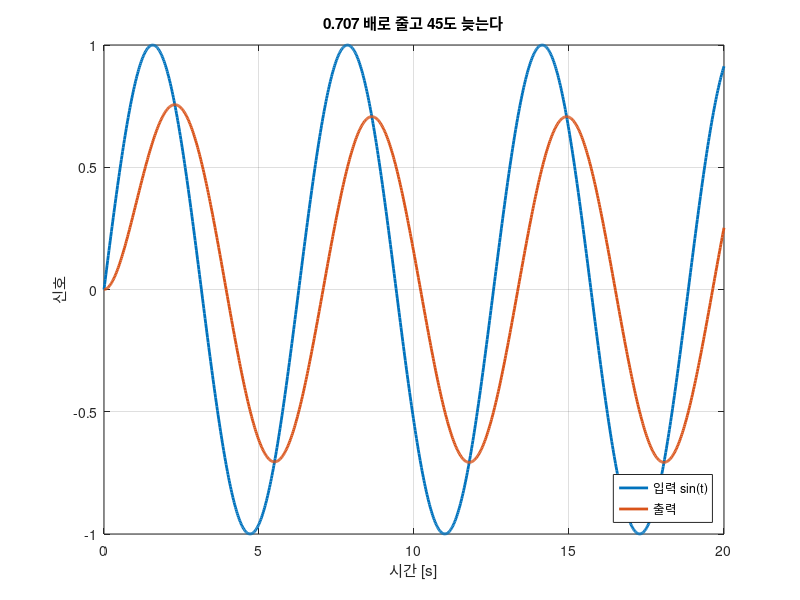

This chart was generated by the following MATLAB code: (Note: this script raises an error after producing the figure.)
%% 9주차 — 주파수응답: 사인을 넣어 보면
% **제어시스템설계** · 충남대학교 자율운항시스템공학과
%
%
% **참고자료 — 먼저 볼 것**
%
% 아래 다섯 과목은 **이 강의의 담당교수가 직접 한 강의**입니다.
% 기초부터 대학원 과정까지 이어지므로 부족한 곳부터 보면 됩니다.
% 이 강의에서 쓰는 기호와 유도는 모두 그 안에서 자세히 다룹니다.
%
% | # | 과목 | 수준 | 언어 | 영상 | 강의자료·코드 |
% |---|---|---|---|---|---|
% | 1 | **제어공학** — 기초. 전달함수, 피드백, 안정도, 근궤적, PID | 학부 | KO | [재생목록](https://youtube.com/playlist?list=PLFaUxNRM4BvJMpF9HZS-Mp8tDv9dTdglk) | [드라이브](https://drive.google.com/drive/folders/1TNIPDNtS_Iy8li-olka5WJslSXDYf0aT) |
% | 2 | **제어시스템설계** — 해석이 아니라 설계. 사양, 루프 성형, 이산 구현 | 학부 | KO | [재생목록](https://youtube.com/playlist?list=PLFaUxNRM4BvIGroZ5rgn7x08F7C79d9WZ) | [드라이브](https://drive.google.com/drive/folders/11m5Xxl_PHJvxgHghLSP-jhCpmRpbvoXh) |
% | 3 | **제어공학특론** — 좌표계, 6자유도 운동방정식, 회전행렬과 오일러각, 선형화 | 대학원 | EN | [재생목록](https://youtube.com/playlist?list=PLFaUxNRM4BvJmvF2ljx4KM5dj1P5jEcw0) | [드라이브](https://drive.google.com/drive/folders/1GUxbbONl916lNd0ggnFnXrNwNkd13-2-) |
% | 4 | **센서신호처리 및 융합** — 센서 모델, 잡음, 추정, 다중센서 융합 | 대학원 | EN | [재생목록](https://youtube.com/playlist?list=PLFaUxNRM4BvK-aP2Gdoyp5-AWvMn7Fo8E) | [드라이브](https://drive.google.com/drive/folders/1MEVJP7TzMcm8w6TZwUjhWJtL34WeNY3u) |
% | 5 | **캡스톤디자인** — 이동체 프로젝트를 처음부터 끝까지 | 학부 | KO | [재생목록](https://youtube.com/playlist?list=PLFaUxNRM4BvLu7L0pDoLzDXTv8mm6rCmj) | [드라이브](https://drive.google.com/drive/folders/1haIQejlJfrdhtOuof-MpffR9ydVscXZS) |
%
% **MATLAB 이나 Simulink 가 아직 익숙하지 않다면** 실습에 들어가기 전에 아래를 먼저 하십시오.
% 무료이고 각각 몇 시간이면 끝납니다.
%
% | 도구 | 학습 자료 |
% |---|---|
% | MATLAB | [MATLAB Onramp](https://matlabacademy.mathworks.com/kr/details/matlab-onramp/gettingstarted) · [Core MATLAB Skills](https://matlabacademy.mathworks.com/details/core-matlab-skills/lpmlcms) |
% | Simulink | [Simulink Onramp](https://matlabacademy.mathworks.com/kr/details/simulink-onramp/simulink) · 담당교수 Simulink 강의 [1편](https://youtu.be/a-afHg_fSaU) · [2편](https://youtu.be/070Yn0Hw5a0) |
%
% 지난 주까지는 **시간**으로 봤습니다. 계단을 넣고 얼마나 빨리, 얼마나 흔들리며
% 따라오는지를 봤습니다.
%
% 오늘부터는 **주파수**로 봅니다. 사인을 넣고 크기와 위상이 어떻게 달라지는지 봅니다.
%
% 왜 굳이 다른 눈으로 보는가 — 세 가지 이유가 있습니다.
%
% - **모델이 없어도 잴 수 있다.** 사인파를 넣어 보면 되니까 실험만으로 얻는다
% - **곱셈이 덧셈이 된다.** 여러 블록이 이어진 시스템을 손으로 그릴 수 있다
% - **여유를 숫자로 준다.** 모델이 조금 틀려도 버티는지를 10주차에서 본다
if isempty(which('plant_msd'))   % 경로가 아직 등록 안 되었으면 알아서 잡는다
    p_ = pwd;
    if ~isempty(mfilename('fullpath')), p_ = fileparts(mfilename('fullpath')); end
    for k_ = 1:4
        if isfile(fullfile(p_,'setup_path.m')), run(fullfile(p_,'setup_path.m')); break; end
        p_ = fileparts(p_);
    end
    clear p_ k_
end
clc; close all;
s = tf('s');
%% 0-0. 오늘 돌려 볼 파일
% 강의노트를 읽다가 **직접 값을 바꿔 보고 싶을 때** 여는 파일들입니다.
% 모두 `W09_Bode` 폴더 안에 있습니다.
%
% | 파일 | 실행 결과 | 학습 목표 |
% |---|---|---|
% | `W09_01_sine_to_bode.m` | 여러 주파수의 사인을 `lsim` 으로 넣고 정상상태에서 크기비·위상지연을 **직접 재서** `bode` 곡선 위에 찍는다 | 보드 선도가 **잰 값을 모아 놓은 것**임을 |
% | `W09_02_bode_asymptotes.m` | 전달함수를 인수로 쪼개 점근선을 하나씩 그리고 합산 | 손으로 보드 선도를 **그리는 법** |
% | `W09_03_run_simulink.m` | 사인 주파수를 `logspace` 로 훑으며 `sim` 을 반복하고 진폭·위상을 자동 추출 | 모델 없이 **실험만으로** 보드 선도를 얻는 법 |
% | `W09_SineSweep.slx` | 사인 소스 $\to$ 플랜트 $\to$ 로깅. 아주 단순한 모델 | 측정 대상은 그냥 **열린 시스템**임 |
% | `W09_build_model.m` | 위 `.slx` 를 코드로 다시 만든다 | 모델이 깨졌을 때 되살리는 법 |
%
% 오늘 처음 쓰는 도우미 함수 두 개도 `common/` 에 있습니다.
%
% | 함수 | 기능 |
% |---|---|
% | `freq_scan(G, w)` | 주파수마다 사인을 넣어 **크기비와 위상지연을 실제로 재서** 표로 돌려준다 |
% | `dg_sine_io(w)` | 위 0절의 "사인 넣고 사인 나오는" 그림을 그린다 |
%
% 실행하는 법 — 파일을 열고 절 안에서 `Ctrl+Enter` 를 누르면 그 절만 돕니다.
% 전체는 `F5` 입니다. 처음 한 번은 `setup_path` 를 먼저 실행하십시오.
%
% 이 강의노트의 **그림은 전부** `make_figures.m` 이 만들어 `common/figures/` 에
% 넣어 둔 것입니다. 그림마다 어느 함수가 만들었는지 아래에 적어 두었습니다.
%% 0. 오늘 한 장 요약
% 오늘 배우는 것을 한 문장으로 적으면 이렇습니다.
%
% **선형 시불변 시스템에 사인을 넣으면 같은 주파수의 사인이 나온다.
% 달라지는 것은 크기와 위상뿐이고, 그 둘을 주파수마다 모은 것이 보드 선도다.**
%
% ![사인을 넣으면 크기와 위상만 달라진 사인이 나온다](w09_sine_io.png)
%
% **그림 파일** `w09_sine_io.png` — `common/dg_sine_io.m` 의 `dg_sine_io`
%   · 다시 만들려면 `make_figures('w09_sine_io')`
%
% **만드는 곳** — `common/dg_sine_io.m` (`make_figures('w09_sine_io')`).
% 명령창에서 `dg_sine_io(3)` 처럼 다른 주파수로 직접 불러도 됩니다
% **직접 바꿔 보려면** — `W09_01_sine_to_bode.m` 의 **1절**에서 `w` 를
% $0.1$, $1$, $10$ 으로 바꿔 실행
%
% 그림 해석 — **이 표를 그대로 읽으면 오늘 0절 설명이 됩니다**
%
% | 관찰 위치 | 관찰 내용 | 해석 |
% |---|---|---|
% | 파란 곡선 | 입력 $\sin(\omega t)$, 진폭 $1$ | 우리가 넣는 것 |
% | 빨간 곡선 | 출력 | 시스템이 내놓는 것 |
% | 두 곡선의 **모양** | 둘 다 똑같은 사인파다 | **모양은 안 바뀐다.** 이것이 오늘의 출발점 |
% | 두 곡선이 $0$ 을 지나는 간격 | 항상 같다 | **주파수도 안 바뀐다** |
% | 빨간 봉우리 높이 | $0.707$ | 크기가 $0.707$ 배로 줄었다. 이것이 $|G|$ |
% | 위쪽 가로 막대 | $0.785$ 초 | 빨간 곡선이 파란 곡선보다 이만큼 늦다 |
% | 그 막대의 각도 표시 | $-45.0$ 도 | 한 주기 $6.28$ 초의 $1/8$ 이 $45^\circ$ |
% | 두 곡선의 처음 구간 | 빨간 곡선이 $-0.5$ 에서 시작 | 아직 정상상태가 아니다. **재는 것은 뒤쪽** |
%
% $|G| = 0.707$ 과 위상 $-45^\circ$ — 이 **두 숫자**가 주파수 $\omega=1$ 에서
% 이 시스템을 완전히 설명합니다. 주파수를 바꿔 가며 이 두 숫자를 모으면
% 그것이 보드 선도입니다.
%
% 오늘의 계단
%
% - **1~2절** 사인을 넣으면 무슨 일이 생기는가
% - **3절** 크기와 위상을 어떻게 재는가
% - **4절** 보드 선도 — 왜 dB 와 로그축인가
% - **5절** 손으로 그리는 법 (네 조각과 점근선)
% - **6절** 2차 항의 봉우리
% - **7절** Simulink 로 직접 재 보기
%% 0-1. 가장 작은 예부터
% 파라미터가 하나뿐인 시스템으로 시작합니다.
%
% $$G(s) = \frac{1}{s+1}$$
%
% 여기에 $\omega = 1$ 인 사인을 넣으면 어떻게 되는지 봅니다.
% 손으로 계산할 수 있습니다. $s$ 자리에 $j\omega = j$ 를 넣기만 하면 됩니다.
%
% $$G(j1) = \frac{1}{j+1}$$
%
% 크기는 분모의 크기로 나누면 되고
%
% $$|G(j1)| = \frac{1}{|1+j|} = \frac{1}{\sqrt{2}} \approx 0.707$$
%
% 위상은 분모의 각을 빼면 됩니다.
%
% $$\angle G(j1) = -\angle(1+j) = -45^\circ$$
%
% 즉 **크기는 0.707 배로 줄고, 45도 늦게 따라온다** 는 뜻입니다.
% 정말 그런지 코드로 확인합니다.
G0 = 1/(s+1);
w0 = 1;
G0jw = freqresp(G0, w0);
mag_hand = 1/sqrt(2)                 % 손계산한 크기
mag_matlab = abs(G0jw)               % MATLAB 이 구한 크기
phase_matlab = rad2deg(angle(G0jw))  % 위상 [도]
t = (0:0.02:20)';
u = sin(w0*t);
y = lsim(G0, u, t);
plot(t, u, 'LineWidth', 2); hold on;
plot(t, y, 'LineWidth', 2); grid on;
xlabel('시간 [s]'); ylabel('신호');
legend('입력 sin(t)', '출력', 'Location','southeast');
title('0.707 배로 줄고 45도 늦는다');
%% 0-2. 45도가 얼마나 늦는 것인가
% 위상은 각도지만 실제로는 **시간지연**입니다. 바꾸는 법은 간단합니다.
%
% $$\text{시간지연} = \frac{\text{위상}[\mathrm{rad}]}{\omega}$$
%
% 위 예에서 $45^\circ = \pi/4$ 라디안이고 $\omega = 1$ 이므로
% $\pi/4 \approx 0.785$ 초 늦습니다.
%
% **주의할 점** — 같은 위상이라도 주파수가 다르면 시간지연이 다릅니다.
% 주파수가 두 배면 같은 각도라도 지연은 절반입니다.
w = [0.5 1 2 10]';          % 주파수 [rad/s]
delay = (pi/4)./w;          % 45 도가 뜻하는 시간 지연 [s]

table(w, delay)
%% 1. 왜 사인인가
% 계단이나 임펄스가 아니라 왜 하필 사인인가.
%
% 이유는 하나입니다. **선형 시불변 시스템에서 사인만이 모양을 유지합니다.**
%
% - 계단을 넣으면 출력은 계단이 아니다 (지수함수가 섞인 곡선이 나온다)
% - 임펄스를 넣으면 출력은 임펄스가 아니다
% - **사인을 넣으면 출력도 사인이다.** 크기와 위상만 달라진다
%
% 모양이 유지되므로 "무엇이 달라졌는가" 를 숫자 **두 개**로 요약할 수 있습니다.
% 그 두 숫자가 크기비와 위상차입니다.
%
% 그리고 푸리에가 알려 준 대로 어떤 신호든 사인의 합으로 쓸 수 있으므로,
% 사인 하나에 대한 답을 알면 **모든 신호에 대한 답을 아는 것**입니다.
%% 2. 정말 사인이 나오는가 — 유도
% 말로만 하지 말고 식으로 확인합니다.
%
% 입력이 $u(t) = \sin(\omega t)$ 이면 라플라스 변환은
%
% $$U(s) = \frac{\omega}{s^2 + \omega^2} = \frac{\omega}{(s-j\omega)(s+j\omega)}$$
%
% 출력은 $Y(s) = G(s)U(s)$ 이므로 부분분수로 쪼개면 이렇게 됩니다.
%
% $$Y(s) = \frac{A}{s - j\omega} + \frac{\bar{A}}{s + j\omega}
%          + (\text{G 의 극점에서 오는 항들})$$
%
% 오른쪽 괄호의 항들은 $G$ 의 극점이 좌반면에 있으면 **시간이 지나면 사라집니다.**
% 남는 것은 앞의 두 항뿐이고, 이것이 정상상태 응답입니다.
%
% 계수 $A$ 를 구하면
%
% $$A = \left. (s - j\omega)\,\frac{G(s)\,\omega}{(s-j\omega)(s+j\omega)}
%     \right|_{s = j\omega} = \frac{G(j\omega)}{2j}$$
%
% 이것을 되돌리면 결국
%
% $$y_{ss}(t) = |G(j\omega)|\,\sin\left(\omega t + \angle G(j\omega)\right)$$
%
% **결론** — 정상상태 사인응답의 크기비와 위상차는 그냥 $G(s)$ 에
% $s = j\omega$ 를 넣은 값입니다. 외울 것도 없습니다.
%% 2-1. 앞 주차와 이어 보기
% 같은 이야기가 계속 반복되고 있습니다.
%
% - **계단**의 정상상태 $\rightarrow$ $G(0)$ 을 본다 (5주차 `dcgain`)
% - **사인**의 정상상태 $\rightarrow$ $G(j\omega)$ 를 본다 (오늘)
%
% 둘 다 "입력의 극점 자리에 $s$ 를 넣는다" 는 같은 규칙입니다.
% 계단의 극점은 $s = 0$, 사인의 극점은 $s = \pm j\omega$ 이기 때문입니다.
%% 3. 크기와 위상을 어떻게 재는가
% 실험으로 잰다면 두 가지 방법이 있습니다.
%
% - **눈으로** — 진폭을 자로 재고, 꼭짓점이 얼마나 늦는지 본다.
%   직관적이지만 잡음이 있으면 부정확하다
% - **계산으로** — 신호에 $e^{-j\omega t}$ 를 곱해 적분한다.
%   푸리에 계수를 구하는 것과 같고, 잡음에 강해 실무에서 이 방법을 쓴다
%
% **반드시 지킬 것 하나** — 과도응답이 사라진 뒤에 재야 합니다.
% 처음 몇 주기는 $G$ 의 극점에서 오는 항이 섞여 있어 값이 틀립니다.
%
% 아래는 여러 주파수에서 실제로 재서 `bode` 곡선 위에 얹어 본 결과입니다.
%
% ![직접 잰 값(동그라미)이 bode 곡선 위에 정확히 놓인다](w09_measure.png)
%
% **그림 파일** `w09_measure.png` — `make_figures.m` 의 `fig_sine_measure`
%   · 다시 만들려면 `make_figures('w09_measure')`
%
% **만드는 곳** — `make_figures.m` 의 `fig_sine_measure`
% **직접 해 보려면** — `W09_01_sine_to_bode.m` 을 실행하면 `freq_scan` 이
% 주파수마다 사인을 넣어 재는 과정을 표로 찍어 줍니다
%
% 그림 해석
%
% | 관찰 위치 | 관찰 내용 | 해석 |
% |---|---|---|
% | 위 그림 파란 곡선 | `bode` 가 그린 크기 곡선 | MATLAB 이 **식으로** 계산한 것 |
% | 위 그림 빨간 동그라미 | 사인을 넣어 **직접 잰** 값 | `lsim` 으로 시뮬레이션해서 자로 잰 것 |
% | 동그라미가 곡선 **위에 정확히** 놓인 것 | 둘이 같다 | **보드 선도는 잰 값을 모은 것**이라는 증거 |
% | 위 그림 $\omega = 1$ 근처의 봉우리 | 약 $+15$ dB | 이 주파수에서 크기가 커진다 (공진) |
% | 위 그림 $\omega > 2$ 구간 | 오른쪽 아래로 곧게 떨어진다 | 빠른 신호는 못 따라간다 |
% | 위 그림 $\omega < 0.3$ 구간 | $0$ dB 로 평평 | 느린 신호는 그대로 통과 |
% | 아래 그림 왼쪽 끝 | 위상 $0^\circ$ | 느린 신호는 안 늦는다 |
% | 아래 그림 $\omega = 1$ | 위상 $-90^\circ$ | 정확히 사분의 일 주기 늦는다 |
% | 아래 그림 오른쪽 끝 | 위상 $-180^\circ$ | 반 주기 늦는다. **부호가 뒤집힌 셈** |
% | 아래 그림이 $\omega=1$ 근처에서 급하게 꺾이는 것 | 위상이 빠르게 변한다 | 감쇠비가 작다는 뜻 |
%
% **위아래 두 장이 한 세트입니다.** 크기만 보면 절반만 본 것입니다.
% 10주차의 안정여유는 이 **아래 그림**에서 나옵니다.
%% 3-1. `bode` — 주파수응답을 그리는 명령
% **오늘의 새 명령입니다.**
%
% 명령 정리
%
% - **원리** — 주파수 $\omega$ 를 훑으며 $G(j\omega)$ 를 계산해 크기와 위상을 그린다
% - **입력** — 전달함수. 주파수 벡터를 두 번째 인자로 줄 수도 있다
% - **출력** — 출력을 받지 않고 부르면 그림. 출력을 받으면 `[mag, phase, w]` 숫자
%
% 주의 세 가지
%
% - 출력으로 받은 `mag` 는 **dB 가 아니라 배율**이다. dB 로 보려면
%   `20*log10(mag)` 를 직접 해야 한다
% - `mag` 와 `phase` 는 3차원 배열로 나온다. `squeeze` 로 눌러야 그릴 수 있다
% - 위상은 $\pm 180^\circ$ 를 넘나들며 튈 수 있다. 필요하면 `unwrap` 을 쓴다
G1 = 10/(s*(s+1));
[mg, pg, wg] = bode(G1);
mg = squeeze(mg);  pg = squeeze(pg);
pick = round(linspace(1, numel(wg), 6));   % 촘촘한 주파수 점 가운데 여섯 개만 본다
w_bode   = wg(pick);
mag_bode = mg(pick);
dB_bode  = 20*log10(mag_bode);
ph_bode  = pg(pick);

table(w_bode, mag_bode, dB_bode, ph_bode)
bode(G1); grid on;
title('bode 로 그린 주파수응답');
%% 4. 왜 dB 이고 왜 로그축인가
% 두 가지 이유가 있고, 둘 다 실용적인 이유입니다.
%
% **이유 하나 — 곱셈이 덧셈이 된다**
%
% $$20\log_{10}|G_1 G_2| = 20\log_{10}|G_1| + 20\log_{10}|G_2|$$
%
% 전달함수는 대개 인수들의 곱입니다. 로그를 취하면 합이 되므로
% **조각마다 따로 그린 뒤 세로로 더하면** 전체가 됩니다.
% 5절의 손작도가 가능한 것이 순전히 이 성질 덕분입니다.
%
% **이유 둘 — 넓은 범위를 한 그림에**
%
% 크기가 $1000$ 배 차이 나도 dB 로는 $60$ 차이일 뿐입니다.
% 주파수도 마찬가지라서 로그축을 씁니다.
ratio = [0.01 0.1 0.5 1/sqrt(2) 1 2 10 100]';   % 배율
dB    = 20*log10(ratio);                        % 데시벨

table(ratio, dB)
%% 4-1. 기울기의 단위 — dB per decade
% 데케이드(decade)는 **주파수가 10 배가 되는 구간**입니다.
%
% - 적분기 $1/s$ : 주파수가 10 배가 되면 크기가 $1/10$ 이 되므로 $-20$ dB
%   $\rightarrow$ **-20 dB per decade**
% - 극점이 두 개면 $-40$, 세 개면 $-60$
%
% 즉 **기울기를 보면 극점이 몇 개인지 알 수 있습니다.**
% 이것이 실험 데이터에서 모델을 읽어 내는 첫 단계입니다.
%% 5. 손으로 그리기 — 조각은 네 가지뿐
% 실계수 다항식은 반드시 1차식과 2차식의 곱으로 인수분해됩니다.
% 그래서 어떤 전달함수든 아래 **네 조각의 곱**입니다.
%
% - **상수** $K$
% - **원점의 극점 또는 영점** $s^{\pm n}$ (적분기, 미분기)
% - **1차** $(Ts + 1)$
% - **2차** $\left(\frac{s}{\omega_n}\right)^2 + 2\zeta\frac{s}{\omega_n} + 1$
%
% 조각마다 점근선이 어떻게 생겼는지만 알면 됩니다.
%
% | 조각 | 크기 점근선 | 위상 |
% |---|---|---|
% | 상수 $K > 0$ | $20\log_{10}K$ 수평선 | $0^\circ$ |
% | 적분기 $1/s$ | $-20$ dB per dec | $-90^\circ$ (항상) |
% | 1차 극점 | 꺾임 전 $0$, 후 $-20$ dB per dec | $0^\circ \rightarrow -90^\circ$ |
% | 1차 영점 | 꺾임 전 $0$, 후 $+20$ dB per dec | $0^\circ \rightarrow +90^\circ$ |
% | 2차 극점 | 꺾임 전 $0$, 후 $-40$ dB per dec | $0^\circ \rightarrow -180^\circ$ |
%% 5-1. 가장 흔한 실수 — 시정수 꼴로 정리하지 않는 것
% $(s+1)$ 과 $(0.1s+1)$ 은 같은 꼴이지만 $(s+10)$ 은 **아닙니다.**
% 점근선을 그리려면 상수항이 $1$ 이 되도록 먼저 정리해야 합니다.
%
% $$s + 10 = 10\,(0.1\,s + 1)$$
%
% 이때 튀어나온 $10$ 은 **상수 조각으로 넘어갑니다.**
% 이것을 빠뜨리면 그림 전체가 위아래로 어긋납니다.
%
% 정리해 보면
Gx = 50/((s+10)*(s+2));

dc_gain = dcgain(Gx)          % 저주파 크기 (w -> 0). 50/(10*2) = 2.5 와 같아야 한다
dc_dB   = 20*log10(dc_gain)   % 데시벨로는 약 8 dB
%% 5-2. 조각을 더하면 전체가 된다
% 아래는 $L(s) = \frac{10}{s(s+1)(0.1s+1)}$ 을 네 조각으로 나눠 그린 뒤
% 세로로 더한 결과입니다.
%
% ![조각마다 그린 뒤 더하면 실제 곡선이 나온다](w09_asymptote.png)
%
% **그림 파일** `w09_asymptote.png` — `make_figures.m` 의 `fig_bode_asymptote`
%   · 다시 만들려면 `make_figures('w09_asymptote')`
%
% **만드는 곳** — `make_figures.m` 의 `fig_bode_asymptote`
% **직접 해 보려면** — `W09_02_bode_asymptotes.m` 을 절 단위로 실행하면
% 조각을 하나씩 얹는 과정을 볼 수 있습니다
%
% 그림 해석 — **위 칸에서 조각을 세고, 아래 칸에서 합계를 확인합니다**
%
% | 관찰 위치 | 관찰 내용 | 해석 |
% |---|---|---|
% | 위 칸 하늘색 가로선 | 상수 $10$ | $20\log_{10}10 = 20$ dB. **주파수와 무관하게 평평** |
% | 위 칸 주황 사선 | 적분기 $1/s$ | $-20$ dB/dec 로 **처음부터 끝까지** 내려간다 |
% | 주황 사선이 $0$ dB 를 지나는 곳 | $\omega = 1$ | $1/s$ 는 $\omega=1$ 에서 이득 $1$ |
% | 위 칸 노란 선 | 극점 $s+1$ | $\omega < 1$ 은 평평, $\omega > 1$ 부터 $-20$ dB/dec |
% | 노란 선이 꺾이는 곳 | $\omega = 1$ | **극점 위치가 꺾이는 자리**다 |
% | 위 칸 보라 선 | 극점 $0.1s+1$ | $\omega = 10$ 에서 꺾인다 |
% | 보라 선이 늦게 꺾이는 것 | $0.1s+1 = 0$ 이 $s=-10$ | 시정수 $0.1$ $\to$ 꺾임 $10$ rad/s |
% | 아래 칸 빨간 점선 | 위 네 조각을 **단순히 더한 것** | 손으로 그릴 수 있는 선 |
% | 아래 칸 파란 실선 | `bode` 의 진짜 곡선 | 컴퓨터가 계산한 것 |
% | 두 선이 거의 포개진 것 | 차이가 거의 없다 | **더하기만 하면 된다** |
% | 꺾이는 자리에서만 벌어지는 것 | 최대 $3$ dB | 유일한 오차. 그 외에는 정확하다 |
% | 아래 칸 전체 기울기 변화 | $-20 \to -40 \to -60$ dB/dec | 극점을 지날 때마다 $20$ 씩 가팔라진다 |
%
% **곱셈이 덧셈이 되는 것**이 로그를 쓰는 이유입니다.
% $G_1 G_2$ 의 dB 값은 $G_1$ 의 dB 와 $G_2$ 의 dB 를 더한 것입니다.
%
% 읽을 것
%
% - 꺾임주파수 **밖에서는 점근선이 거의 정확**하다
% - 꺾임주파수 **에서만 약 $3$ dB 어긋난다**
% - 그 이유는 1차 극점이 꺾임주파수에서 정확히 $-3.01$ dB 이기 때문이다
%   ($|1/(j1+1)| = 1/\sqrt{2}$)
L = 10/(s*(s+1)*(0.1*s+1));
w = logspace(-2, 3, 600);
a_sum = 20*log10(10) - 20*log10(w) ...
        - 20*log10(max(w/1,1)) - 20*log10(max(w/10,1));
m_real = 20*log10(squeeze(abs(freqresp(L, w))));
semilogx(w, a_sum, '--', 'LineWidth', 2.5); hold on; grid on;
semilogx(w, m_real, 'LineWidth', 2);
xline(1, ':'); xline(10, ':');
xlabel('주파수 [rad s^{-1}]'); ylabel('크기 [dB]'); ylim([-120 40]);
legend('점근선의 합', '실제 곡선', 'Location','southwest');
title('점근선을 더하면 실제와 거의 같다');
w_check  = [0.1 1 2 10 100]';
asymptote = interp1(log(w), a_sum,  log(w_check));   % 점근선 [dB]
actual    = interp1(log(w), m_real, log(w_check));   % 실제 곡선 [dB]
gap       = actual - asymptote;                      % 차이 [dB]

table(w_check, asymptote, actual, gap)
%% 5-3. 위상도 점근선으로 그린다
% 앞 절에서는 **크기**만 점근선으로 그렸습니다.
% 그런데 10주차와 11주차에서 실제로 필요한 것은 **위상**입니다.
% 위상여유가 거기서 나오기 때문입니다. 위상 점근선 규칙을 세웁니다.
%
% 크기는 꺾임주파수에서 딱 꺾이지만, **위상은 그렇게 급하게 안 변합니다.**
% 그래서 규칙이 조금 다릅니다.
%
% | 조각 | 위상 점근선 |
% |---|---|
% | 상수 $K > 0$ | 항상 $0^\circ$ |
% | 적분기 $1/s$ | 항상 $-90^\circ$ (주파수와 무관) |
% | 미분기 $s$ | 항상 $+90^\circ$ |
% | 1차 극점 (꺾임 $\omega_c$) | $\omega < \omega_c/10$ 은 $0^\circ$, $\omega > 10\omega_c$ 는 $-90^\circ$, 그 사이는 **$-45^\circ$/dec 직선** |
% | 1차 영점 (꺾임 $\omega_c$) | 부호만 반대. $0^\circ \to +90^\circ$ |
%
% **외울 것은 두 가지뿐입니다.**
%
% - 변화는 꺾임주파수의 **$1/10$ 에서 시작해 $10$ 배에서 끝난다** (두 데케이드)
% - 꺾임주파수 **바로 그 자리에서 정확히 절반**, 즉 $-45^\circ$
%
% 왜 두 데케이드인가 — 1차 극점의 위상은 $-\arctan(\omega/\omega_c)$ 이고,
% $\omega = 0.1\omega_c$ 에서 $-5.7^\circ$, $\omega = 10\omega_c$ 에서 $-84.3^\circ$ 입니다.
% 양 끝에서 $0^\circ$ 와 $-90^\circ$ 에 충분히 가까워지므로 그 구간만 직선으로 잇습니다.
%
% 앞 절과 같은 $L(s) = \frac{10}{s(s+1)(0.1s+1)}$ 로 그려 봅니다.
%
% ![위상도 조각을 더하면 실제와 거의 같다](w09_phase_asym.png)
%
% **그림 파일** `w09_phase_asym.png` — `make_figures.m` 의 `fig_w09_phase_asym`
%   · 다시 만들려면 `make_figures('w09_phase_asym')`
%
% **만드는 곳** — `make_figures.m` 의 `fig_w09_phase_asym`
% **직접 확인해 보려면** — 아래 코드가 같은 표를 숫자로 찍어 줍니다
%
% 그림 해석
%
% | 관찰 위치 | 관찰 내용 | 해석 |
% |---|---|---|
% | 위 칸 하늘색 수평선 | 상수 $10$ | 위상에 기여하지 않는다. 항상 $0^\circ$ |
% | 위 칸 주황 수평선 | 적분기 $1/s$ | **주파수와 무관하게 $-90^\circ$**. 기울어지지 않는다 |
% | 위 칸 노란 사선 | 극점 $s+1$ | 꺾임이 $1$ 이므로 $0.1$ 에서 시작해 $10$ 에서 끝난다 |
% | 노란 사선이 $\omega=1$ 에서 지나는 값 | $-45^\circ$ | **꺾임주파수에서 정확히 절반** |
% | 위 칸 보라 사선 | 극점 $0.1s+1$ | 꺾임이 $10$ 이므로 $1$ 에서 시작해 $100$ 에서 끝난다 |
% | 두 사선의 기울기가 같은 것 | 둘 다 $-45^\circ$/dec | 1차 극점은 전부 같은 기울기 |
% | 두 사선이 $1 \sim 10$ 구간에서 **겹치는 것** | 둘이 동시에 내려간다 | 그 구간에서 합의 기울기가 $-90^\circ$/dec |
% | 아래 칸 빨간 점선 | 세 조각을 더한 것 | 손으로 그릴 수 있는 선 |
% | 아래 칸 파란 실선 | `bode` 의 실제 위상 | 컴퓨터가 계산한 것 |
% | 두 선의 어긋남 | 최대 $6.3^\circ$ | 크기 점근선의 $3$ dB 에 해당하는 오차 |
% | 어긋남의 부호가 번갈아 바뀌는 것 | $-6.3, +3.1, -5.7, 0, +5.7, \ldots$ | 꺾임점을 기준으로 **대칭**이라 평균적으로는 맞는다 |
%
% 아래 표에서 어긋남을 숫자로 확인하십시오.
L5  = 10/(s*(s+1)*(0.1*s+1));
w   = [0.1 0.316 1 3.162 10 31.6 100]';

ph_pole1 = -45*min(max(log10(w/0.1), 0), 2);   % 극점 s+1    (꺾임 1)
ph_pole2 = -45*min(max(log10(w/1  ), 0), 2);   % 극점 0.1s+1 (꺾임 10)
ph_asym  = -90 + ph_pole1 + ph_pole2;          % -90 은 적분기 몫

[~, ph] = bode(L5, w);
ph_real = squeeze(ph);
gap     = ph_real - ph_asym;

table(w, ph_asym, ph_real, gap)
%% 5-4. 점근선만으로 교차주파수와 위상여유를 읽는다
% **이 절이 손작도를 배우는 이유입니다.**
% 지금까지 그린 두 점근선만 있으면 다음 두 숫자를 컴퓨터 없이 얻습니다.
%
% - **교차주파수** $\omega_c$ — 크기 점근선이 $0$ dB 를 지나는 곳
% - **위상여유** $PM$ — 그 자리에서 위상을 읽고 $180^\circ$ 를 더한 값
%
% 두 숫자가 10주차와 11주차의 전부입니다.
%
% 우리 예제로 해 봅니다. 크기 점근선은 $1 < \omega < 10$ 구간에서
%
% $$20\log_{10}10 - 20\log_{10}\omega - 20\log_{10}\omega = 20 - 40\log_{10}\omega$$
%
% 이것이 $0$ 이 되는 곳은 $\log_{10}\omega = 0.5$, 즉 $\omega_c = \sqrt{10} = 3.16$ 입니다.
% (구한 값이 정말 $1 \sim 10$ 안에 있는지 **반드시 확인**하십시오.
% 다른 구간의 식을 썼다면 답이 그 구간 밖으로 나옵니다.)
%
% 그 자리에서 위상 점근선을 읽으면
%
% $$-90^\circ - 45^\circ\log_{10}\frac{3.16}{0.1} - 45^\circ\log_{10}\frac{3.16}{1}
%   = -90^\circ - 67.5^\circ - 22.5^\circ = -180^\circ$$
%
% 따라서 $PM = 180^\circ - 180^\circ = 0^\circ$ 입니다. **이 루프는 거의 불안정합니다.**
%
% ![점근선 두 장으로 교차주파수와 위상여유를 읽는다](w09_hand_margin.png)
%
% **그림 파일** `w09_hand_margin.png` — `make_figures.m` 의 `fig_w09_hand_margin`
%   · 다시 만들려면 `make_figures('w09_hand_margin')`
%
% **만드는 곳** — `make_figures.m` 의 `fig_w09_hand_margin`
% **직접 확인해 보려면** — 아래 코드가 `margin` 으로 검산합니다
%
% 그림 해석
%
% | 관찰 위치 | 관찰 내용 | 해석 |
% |---|---|---|
% | 위 칸 검은 가로선 | $0$ dB | 크기가 정확히 $1$ 인 자리 |
% | 위 칸 빨간 점선이 그 선을 지나는 곳 | $\omega = 3.16$ | **점근선이 준 교차주파수** |
% | 위 칸 파란 실선이 지나는 곳 | $\omega = 3.015$ | 실제 값. 차이 $4.9\%$ |
% | 두 값의 차이가 작은 것 | 점근선으로 충분하다 | 설계 초안에는 이 정도면 된다 |
% | 아래 칸 빨간 세로 점선 | 위에서 찾은 $\omega_c$ 를 아래로 내려 그은 선 | **두 그림을 잇는 선** |
% | 그 선이 위상 곡선과 만나는 점 | $-180^\circ$ | 여기서 $180^\circ$ 를 더하면 $PM$ |
% | 아래 칸 검은 가로 점선 | $-180^\circ$ 기준선 | 이 선에 닿으면 여유가 $0$ |
% | 점근선이 준 $PM$ | $0^\circ$ | 손으로 얻은 답 |
% | 실제 $PM$ | $1.58^\circ$ | `margin` 이 준 값. **거의 같다** |
% | 두 답이 모두 "거의 불안정" 을 가리키는 것 | 결론이 같다 | 손작도의 목적은 정확한 값이 아니라 **판단**이다 |
%
% 손으로 그린 것과 `margin` 이 준 것이 **같은 결론을 냅니다.**
% 이것이 손작도를 배우는 이유입니다. 플랜트를 잘못 입력했거나 부호를 틀렸을 때,
% 손으로 어림잡을 수 있으면 이상한 결과를 그대로 믿지 않게 됩니다.
w_hand  = 10^0.5;
ph_hand = -90 - 45*log10(w_hand/0.1) - 45*log10(w_hand/1);
[~, pm_margin, ~, wc_margin] = margin(L5);

wc_hand = w_hand              % 손으로 읽은 교차주파수 [rad/s]
wc_margin                     % margin 이 구한 값
%%
pm_hand = 180 + ph_hand       % 손으로 읽은 위상여유 [도]
pm_margin                     % margin 이 구한 값
%% 6. 2차 항의 봉우리
% 점근선만 그리면 놓치는 것이 하나 있습니다. **2차 항의 봉우리**입니다.
%
% 2차 표준형에 $s = j\omega_n$ 을 넣어 보면 실수부가 서로 상쇄되고
% 허수부만 남습니다.
%
% $$T(j\omega_n) = \frac{\omega_n^2}
%   {(j\omega_n)^2 + 2\zeta\omega_n(j\omega_n) + \omega_n^2}
%   = \frac{\omega_n^2}{2j\zeta\omega_n^2} = \frac{1}{2j\zeta}$$
%
% 즉 $|T(j\omega_n)| = \frac{1}{2\zeta}$ 입니다.
% **감쇠비가 작을수록 이 값이 커집니다.** 그것이 봉우리입니다.
%
% ![감쇠비가 작을수록 봉우리가 높고, 시간영역에서는 오버슈트가 크다](w09_resonance.png)
%
% **그림 파일** `w09_resonance.png` — `make_figures.m` 의 `fig_resonance`
%   · 다시 만들려면 `make_figures('w09_resonance')`
%
% **만드는 곳** — `make_figures.m` 의 `fig_resonance`
% **직접 바꿔 보려면** — `W09_02_bode_asymptotes.m` 의 마지막 절에서
% `zeta` 목록을 바꿔 실행
%
% 그림 해석 — **왼쪽 곡선과 오른쪽 곡선을 색으로 짝지어 읽으십시오**
%
% | 관찰 위치 | 관찰 내용 | 해석 |
% |---|---|---|
% | 왼쪽 파란 곡선 ($\zeta=0.1$) | $\omega \approx 1$ 에서 $+14$ dB | 그 주파수의 사인을 넣으면 **$5$ 배로 커져서** 나온다 |
% | 왼쪽 빨간 곡선 ($\zeta=0.2$) | $+8$ dB | 봉우리가 낮아졌다 |
% | 왼쪽 노란 곡선 ($\zeta=0.4$) | $+2$ dB | 거의 없다 |
% | 왼쪽 보라 곡선 ($\zeta=0.707$) | 봉우리가 **사라졌다** | **$\zeta = 0.707$ 이 봉우리가 없어지는 경계** |
% | 왼쪽 초록 곡선 ($\zeta=1$) | 처음부터 계속 내려간다 | 공진이 전혀 없다 |
% | 다섯 곡선의 오른쪽 끝 | 모두 $-40$ dB/dec 로 겹친다 | 고주파에서는 $\zeta$ 가 무의미하다 |
% | 오른쪽 파란 곡선 | 첫 봉우리 $1.73$, 오래 진동한다 | 왼쪽 봉우리가 높았던 그 곡선 |
% | 오른쪽 보라 곡선 | 살짝 넘고 바로 감쇠한다 | 왼쪽에서 봉우리가 없던 그 곡선 |
% | 오른쪽 곡선들의 진동 주기 | 약 $3.1$ s | $2\pi/1 = 6.28$ 의 절반. 왼쪽 봉우리 위치 $\omega=1$ 과 같은 이야기 |
% | 좌우 곡선의 색 순서 | 완전히 같다 | **봉우리 높이 순서 = 오버슈트 순서** |
%
% 왼쪽과 오른쪽은 **같은 사실을 두 언어로 적은 것**입니다.
% 주파수영역의 "봉우리" 가 시간영역의 "오버슈트" 입니다.
% 10주차에서 이 대응을 $\zeta \approx \mathrm{PM}/100$ 이라는 공식으로 만듭니다.
%% 6-1. 봉우리와 오버슈트는 같은 이야기다
% 4주차에서 배운 것과 연결됩니다.
%
% - 시간영역 : $\zeta$ 가 작으면 **오버슈트**가 크다
% - 주파수영역 : $\zeta$ 가 작으면 **봉우리**가 크다
%
% 같은 성질을 두 각도에서 보는 것뿐입니다.
%
% 정확한 봉우리 값과 그 위치는 이렇습니다 ($\zeta < 0.707$ 일 때만 존재).
%
% $$M_r = \frac{1}{2\zeta\sqrt{1-\zeta^2}}, \qquad
%   \omega_r = \omega_n\sqrt{1 - 2\zeta^2}$$
%
% $\zeta \ge 0.707$ 이면 봉우리가 아예 없습니다.
% 이 값이 실무에서 자주 쓰이는 이유입니다.
zeta = [0.1 0.2 0.3 0.5 0.707 1.0]';

Mr_dB = 20*log10(1./(2*zeta.*sqrt(1-zeta.^2)));   % 봉우리 높이 [dB]
Mr_dB(zeta >= 1/sqrt(2)) = NaN;                   % 0.707 이상이면 봉우리가 없다

OS = zeros(size(zeta));                           % 오버슈트 [%]
for i = 1:numel(zeta)
    OS(i) = stepinfo(1/(s^2 + 2*zeta(i)*s + 1)).Overshoot;
end

table(zeta, Mr_dB, OS)
%% 7. 필터 — 주파수로 신호를 골라내기
% 지금까지는 시스템을 "제어 대상" 으로만 봤습니다.
% 그런데 같은 전달함수를 **신호를 골라내는 도구**로 쓸 수도 있습니다. 그것이 필터입니다.
%
% 왜 지금 필터를 다루는가 — 세 가지가 오늘 배운 것과 그대로 이어집니다.
%
% - 필터는 **주파수마다 다르게 통과시키는 것**이다. 곧 크기 응답 그 자체다
% - 무엇을 통과시키고 무엇을 막을지는 **보드 선도로 정한다**
% - 그리고 **공짜가 아니다.** 막는 대신 위상이 늦는다
%
% 마지막 항목이 이 과목에서 가장 중요합니다.
% 7주차에서 미분항의 잡음을 잡으려고 필터를 붙였고,
% 11주차에서 Lead 와 Lag 를 쓸 때 같은 맞바꿈을 다시 만납니다.
%% 7-1. 저역통과 필터 — 느린 것은 통과, 빠른 것은 차단
% 가장 많이 쓰는 필터입니다. 1차 저역통과는 이렇게 생겼습니다.
%
% $$G(s) = \frac{1}{\tau s + 1} = \frac{\omega_0}{s + \omega_0},
%   \qquad \omega_0 = \frac{1}{\tau}$$
%
% 기호를 정리해 두겠습니다.
%
% | 기호 | 뜻 | 단위 |
% |---|---|---|
% | $\tau$ | 시정수. 클수록 느리고 매끄럽다 | s |
% | $\omega_0 = 1/\tau$ | 차단주파수. 여기서 크기가 $-3$ dB | rad/s |
% | $f_0 = \omega_0/2\pi$ | 같은 것을 Hz 로 | Hz |
%
% 세 가지가 **같은 하나**를 다르게 부르는 것입니다. 하나를 정하면 나머지가 정해집니다.
%% 7-2. 실제로 어떻게 되는가 — 네 칸으로 함께 보기
% 왼쪽 두 칸은 **주파수영역**, 오른쪽 두 칸은 **시간영역**입니다.
% 같은 필터를 두 눈으로 보는 것입니다.
%
% ![저역통과 : 왼쪽은 주파수, 오른쪽은 시간](w09_lpf.png)
%
% **그림 파일** `w09_lpf.png` — `make_figures.m` 의 `fig_lpf`
%   · 다시 만들려면 `make_figures('w09_lpf')`
%
% **만드는 곳** — `make_figures.m` 의 `fig_lpf`
% **직접 바꿔 보려면** — 함수 안의 차단주파수 $2$ Hz 를 $0.8$ 이나 $5$ 로
% 바꾸면 네 칸이 함께 움직입니다
%
% 그림 해석 — **왼쪽 두 칸이 주파수 이야기, 오른쪽 두 칸이 시간 이야기입니다**
%
% | 관찰 위치 | 관찰 내용 | 해석 |
% |---|---|---|
% | 왼쪽 위 빨간 세로 점선 | 차단주파수 $2$ Hz | 여기를 경계로 통과와 차단이 갈린다 |
% | 왼쪽 위 빨간 가로 점선 | $-3$ dB | 차단주파수의 정의. 크기가 $0.707$ 배 되는 곳 |
% | 왼쪽 위 초록 동그라미 | 참 신호 $0.5$ Hz, 이득 약 $0$ dB | **거의 그대로 통과한다** |
% | 왼쪽 위 빨간 동그라미 | 잡음 $20$ Hz, 이득 $-20$ dB | **$1/10$ 로 줄어든다** |
% | 두 동그라미의 높이 차 | 약 $20$ dB | 이 차이가 필터가 하는 일 전부다 |
% | 왼쪽 아래 곡선 | 위상 | 통과시키는 대가로 **늦어진다** |
% | 왼쪽 아래 차단주파수에서의 값 | $-45^\circ$ | 1차 필터는 차단주파수에서 항상 $-45^\circ$ |
% | 오른쪽 위 회색 신호 | 센서가 준 값 | 잔털처럼 잡음이 붙어 있다 |
% | 오른쪽 위 초록 굵은 곡선 | 알고 싶은 참 신호 | $0.5$ Hz 의 매끈한 사인 |
% | 오른쪽 아래 파란 곡선 | 필터를 통과한 값 | **잔털이 사라졌다** |
% | 오른쪽 아래 초록 점선 | 참 신호 (비교용) | |
% | 파란 곡선이 초록 점선보다 오른쪽에 있는 것 | $78$ ms 늦다 | $0.5$ Hz 에서의 위상 $-14^\circ$ 를 시간으로 바꾼 값 |
%
% **공짜가 아닙니다.** 잡음을 없앤 대가로 신호가 $78$ ms 늦어졌습니다.
% 제어 루프 안에 필터를 넣으면 이 지연이 **위상여유를 깎습니다** (10주차).
% 그래서 필터는 세게 걸수록 좋은 것이 아닙니다.
%
% 왼쪽 위에서 읽을 것
%
% - 참 신호 $0.5$ Hz 는 차단주파수($2$ Hz)보다 **아래**라 거의 그대로 지나간다 (초록 동그라미)
% - 잡음 $20$ Hz 는 차단주파수보다 **위**라 $-20$ dB, 즉 **십분의 일**로 줄어든다 (빨간 동그라미)
%
% 오른쪽에서 읽을 것
%
% - 통과 전에는 참 신호가 잡음에 덮여 있다
% - 통과 후에는 잡음이 사라지고 참 신호가 드러난다
% - **다만 조금 늦다.** 이것이 왼쪽 아래 위상 그림이 말해 주던 것이다
%
% 늦는 양은 계산할 수 있습니다. $0.5$ Hz 에서 위상이 $-14^\circ$ 이므로
%
% $$\text{지연} = \frac{14^\circ}{360^\circ} \times \frac{1}{0.5\,\mathrm{Hz}}
%   \approx 78\ \mathrm{ms}$$
%% 7-3. 강의자료의 예제를 그대로
% 이 과목의 강의자료(부록 14쪽)에 같은 예제가 **이산 필터**로 나옵니다.
%
% $$y(k) = a\,y(k-1) + (1-a)\,u(k), \qquad a = 0.99$$
%
% 이것은 "예전 값을 $99\%$, 새 값을 $1\%$ 씩 섞는다" 는 뜻입니다.
% 새 값을 조금씩만 반영하니 갑작스러운 변화(잡음)가 눌립니다.
%
% ![강의자료 14쪽 예제를 그대로 재현했다](w09_lpf_prof.png)
%
% **그림 파일** `w09_lpf_prof.png` — `make_figures.m` 의 `fig_lpf_prof`
%   · 다시 만들려면 `make_figures('w09_lpf_prof')`
%
% **만드는 곳** — `make_figures.m` 의 `fig_lpf_prof`
% **직접 바꿔 보려면** — 함수 안의 `a = 0.99` 를 `0.9` 나 `0.999` 로 바꾸면
% 세 칸이 함께 움직입니다
%
% 그림 해석
%
% | 관찰 위치 | 관찰 내용 | 해석 |
% |---|---|---|
% | 위 칸 회색 가는 선 | 센서가 준 값 (참값 $+$ 잡음) | 실제로 손에 들어오는 것 |
% | 위 칸 보라 굵은 점선 | 참값 | 알고 싶은 것 |
% | 위 칸 빨간 굵은 선 | 필터를 통과한 값 | **잡음이 사라졌다** |
% | 빨간 선이 보라 점선보다 조금 오른쪽인 것 | 약간 늦다 | 필터의 지연. 공짜가 아니다 |
% | 아래 왼쪽 빨간 실선 | 이산 필터 $y_k = a y_{k-1} + (1-a)u_k$ | 코드로 짜는 형태 |
% | 아래 왼쪽 파란 점선 | 연속 필터 $1/(0.0995s+1)$ | 우리가 배운 전달함수 형태 |
% | 두 선이 **완전히 겹친 것** | 같은 것이다 | **계수 $a$ 는 시정수를 정하는 것일 뿐** |
% | 아래 오른쪽 빨간 세로 점선 | $\omega_0 = 10.1$ rad/s | $a=0.99$ 가 만드는 차단주파수 |
% | 아래 오른쪽 검은 가로 점선 | $-3.01$ dB | 차단주파수의 정의선 |
% | 세로 점선과 가로 점선이 곡선 위에서 만나는 것 | 정의대로다 | **$a$ 하나로 차단주파수가 정해진다** |
%
% 실무에서 마이크로컨트롤러에 필터를 넣을 때 쓰는 것이 아래 왼쪽의
% **한 줄짜리 이산 필터**입니다. 이 강의에서 배운 $1/(\tau s + 1)$ 과
% 정확히 같은 것이라는 점을 확인해 두십시오.
%
% 위 칸이 강의자료의 그림입니다. `Raw signal`, `True value`, `Filtered signal` 세 개가
% 그대로 나옵니다. 아래 두 칸은 **오늘 배운 것과 잇기 위해** 덧붙인 것입니다.
%
% - 왼쪽 아래 : 이 이산 필터가 사실 $1/(\tau s + 1)$ 과 **같은 것**임을 보인다
% - 오른쪽 아래 : 그 필터의 보드 선도. 계수 $a$ 가 곧 차단주파수를 정한다
%
% 이산 계수 $a$ 와 시정수의 관계는 이렇습니다.
%
% $$\tau = \frac{-\Delta t}{\ln a}$$
dt  = 0.001;                  % 샘플 주기 [s]
a   = [0.90 0.95 0.99 0.999]';

tau = -dt./log(a);            % 연속 시정수 [s]
w0  = 1./tau;                 % 차단주파수 [rad/s]
f0  = w0/(2*pi);              % 차단주파수 [Hz]

table(a, tau, w0, f0)
%%
% 읽는 법
%
% - $a$ 를 $1$ 에 가깝게 할수록 시정수가 커집니다. **더 매끄럽고 더 늦습니다**
% - $a = 0.99$ 는 차단주파수 $1.6$ Hz 짜리 필터입니다
% - 같은 $a$ 라도 **샘플 주기가 다르면 다른 필터**가 됩니다.
%   반드시 $dt$ 와 함께 적으십시오
%% 7-4. 시정수를 눈으로 읽는 법
% 강의자료 17쪽의 그림입니다. 계단을 넣고 $\tau$ 를 바꿔 가며 본 것입니다.
%
% ![시정수가 클수록 느리다 (강의자료 17쪽)](w09_tau_time.png)
%
% **그림 파일** `w09_tau_time.png` — `make_figures.m` 의 `fig_tau_time`
%   · 다시 만들려면 `make_figures('w09_tau_time')`
%
% **만드는 곳** — `make_figures.m` 의 `fig_tau_time`
% **직접 바꿔 보려면** — 함수 안의 `taus` 목록에 $2.0$ 을 추가해 보십시오
%
% 그림 해석
%
% | 관찰 위치 | 관찰 내용 | 해석 |
% |---|---|---|
% | 왼쪽 검은 가로 점선 | 최종값의 $63.21\%$ | $1 - e^{-1} = 0.6321$ |
% | 왼쪽 가장 왼쪽 곡선 ($\tau=0.1$) | 그 선을 $t=0.1$ s 에 지난다 | $t = \tau$ 에서 지난다 |
% | 왼쪽 가장 오른쪽 곡선 ($\tau=1.5$) | 그 선을 $t=1.5$ s 에 지난다 | 역시 $t = \tau$ |
% | 일곱 곡선의 모양 | 전부 같은 모양이고 **가로로 늘어났을 뿐** | $\tau$ 는 시간축의 배율일 뿐이다 |
% | 왼쪽 곡선들의 최종값 | 전부 $10$ | $\tau$ 는 **속도만** 바꾸고 크기는 안 바꾼다 |
% | 오른쪽 그림 가로축 | 시정수 $\tau$ | |
% | 오른쪽 그림 세로축 | $63.21\%$ 에 닿는 시각 | |
% | 오른쪽 점들이 **기울기 1 의 직선** 위에 있는 것 | 두 값이 항상 같다 | **이것이 $\tau$ 의 정의 그 자체** |
% | 오른쪽 그림 글씨 | 정착시간은 대략 $4\tau$ | 4주차에서 배운 어림 |
%
% 실험 데이터에서 $\tau$ 를 읽는 법이 여기 있습니다.
% **최종값의 $63\%$ 에 닿는 시각을 자로 재면 그것이 $\tau$ 입니다.**
% 모델을 몰라도 됩니다.
%
% $\tau$ 의 정의는 이것입니다.
%
% **최종값의 $63.21\%$ 에 닿는 시각.**
%
% 왜 하필 $63.21\%$ 인가 — 1차 계단응답이 $y(t) = y_c(1 - e^{-t/\tau})$ 이므로
% $t = \tau$ 를 넣으면
%
% $$y(\tau) = y_c\left(1 - e^{-1}\right) = 0.6321\,y_c$$
%
% 4주차에서 배운 것과 같은 이야기입니다. 정착시간은 대략 $4\tau$ 입니다.
%% 7-5. 같은 것을 주파수로 보면
% 강의자료 19쪽의 그림입니다. 같은 $\tau$ 들을 주파수영역에서 본 것입니다.
%
% ![시정수별 주파수응답 (강의자료 19쪽)](w09_tau_freq.png)
%
% **그림 파일** `w09_tau_freq.png` — `make_figures.m` 의 `fig_tau_freq`
%   · 다시 만들려면 `make_figures('w09_tau_freq')`
%
% **만드는 곳** — `make_figures.m` 의 `fig_tau_freq`
% **직접 바꿔 보려면** — 앞 그림 `fig_tau_time` 과 같은 `taus` 를 쓰므로
% 둘을 함께 바꿔 보면 대응이 분명해집니다
%
% 그림 해석 — **같은 내용을 선형 눈금과 로그 눈금으로 두 번 그린 것입니다**
%
% | 관찰 위치 | 관찰 내용 | 해석 |
% |---|---|---|
% | 왼쪽 검은 가로 점선 | $0.707$ | 차단주파수의 정의 (크기가 $1/\sqrt{2}$) |
% | 왼쪽 파란 곡선 ($\tau=0.1$) | 그 선을 $\omega = 10$ 에서 지난다 | $\omega_0 = 1/\tau = 10$ |
% | 왼쪽 보라 곡선 ($\tau=1.0$) | 그 선을 $\omega = 1$ 에서 지난다 | $\omega_0 = 1$ |
% | 왼쪽 그림 전체 | **$\tau$ 가 작을수록 넓게 통과시킨다** | 빠른 시스템 $=$ 넓은 대역폭 |
% | 오른쪽 검은 가로 점선 | $-3.01$ dB | $0.707$ 을 dB 로 적은 것. **같은 선** |
% | 오른쪽 네 곡선의 왼쪽 끝 | 전부 $0$ dB 에서 평평 | 느린 신호는 다 통과 |
% | 오른쪽 곡선들이 꺾이는 자리 | $\omega = 1/\tau$ | **로그 눈금에서는 꺾임이 또렷하다** |
% | 오른쪽 곡선들의 오른쪽 기울기 | 전부 $-20$ dB/dec | 1차 필터는 다 같은 기울기 |
% | 왼쪽과 오른쪽의 곡선 모양 차이 | 왼쪽은 뭉개지고 오른쪽은 또렷하다 | **왜 로그 눈금을 쓰는지**를 보여 준다 |
%
% 앞 그림(시간)과 이 그림(주파수)은 **같은 $\tau$ 를 두 방향에서 본 것**입니다.
% $\tau$ 가 작으면 시간영역에서는 빨리 오르고, 주파수영역에서는 넓게 통과시킵니다.
%
% 왼쪽은 선형 눈금이라 $0.707$ 선을, 오른쪽은 로그 눈금이라 $-3.01$ dB 선을 그었습니다.
% **같은 선입니다.**
%
% $$20\log_{10} \frac{1}{\sqrt{2}} = 20\log_{10} 0.7071 = -3.01\ \mathrm{dB}$$
%
% 그리고 그 선을 지나는 자리가 $\omega_0 = 1/\tau$ 입니다.
%
% **시간영역의 $\tau$ 와 주파수영역의 $\omega_0$ 는 같은 숫자의 앞뒷면입니다.**
% $\tau$ 를 두 배로 하면 $\omega_0$ 가 절반이 되고, 응답은 두 배 느려집니다.
tau = [0.1 0.2 0.5 1.0]';
w0  = 1./tau;                 % 차단주파수 [rad/s]
ts_approx = 4*tau;            % 4주차의 어림 정착시간 [s]

ts_real = zeros(size(tau));   % 실제 정착시간
bw      = zeros(size(tau));   % 실제 대역폭
for i = 1:numel(tau)
    G = 1/(tau(i)*s + 1);
    ts_real(i) = stepinfo(G).SettlingTime;
    bw(i)      = bandwidth(G);
end

table(tau, w0, ts_approx, ts_real, bw)
%%
% $4\tau$ 어림과 실제 정착시간이 잘 맞고, 대역폭도 $1/\tau$ 와 거의 같습니다.
% 1차 시스템에서는 **시정수와 차단주파수가 같은 것의 앞뒷면**입니다.
%% 7-6. 차단주파수를 어디에 둘 것인가 — 맞바꿈
% 이것이 필터 설계의 전부입니다. **낮추면 조용하지만 느리고, 높이면 빠르지만 시끄럽습니다.**
%
% ![차단주파수를 바꿔 가며 같은 신호를 걸러 본 것](w09_cutoff.png)
%
% **그림 파일** `w09_cutoff.png` — `make_figures.m` 의 `fig_cutoff_tradeoff`
%   · 다시 만들려면 `make_figures('w09_cutoff')`
%
% **만드는 곳** — `make_figures.m` 의 `fig_cutoff_tradeoff`
% **직접 바꿔 보려면** — 함수 안의 차단주파수 목록 `[0.6 2 8 40]` 을
% 바꿔 실행
%
% 그림 해석 — **네 칸의 제목에 있는 두 숫자를 함께 보십시오**
%
% | 관찰 위치 | 관찰 내용 | 해석 |
% |---|---|---|
% | 네 칸의 회색 배경 신호 | 원래 측정값 (잡음 포함) | 네 칸 모두 **같은 입력**이다 |
% | 네 칸의 초록 점선 | 참 신호 $0.5$ Hz | 목표 |
% | 네 칸의 파란 곡선 | 필터를 통과한 값 | 비교 대상 |
% | 왼쪽 위 ($0.6$ Hz) | 아주 매끈하지만 파란 곡선이 초록보다 **한참 오른쪽** | 위상지연 $40^\circ$. 너무 늦다 |
% | 왼쪽 위 진폭 | 초록보다 **작다** ($0.8$ 정도) | 차단주파수가 신호에 너무 가까워 신호까지 깎았다 |
% | 오른쪽 위 ($2$ Hz) | 매끈하고 지연도 작다 | 지연 $14^\circ$, RMS 오차 $0.165$ |
% | 왼쪽 아래 ($8$ Hz) | 잔털이 조금 보이지만 지연 $4^\circ$ | RMS 오차 $0.102$ 로 **가장 작다** |
% | 오른쪽 아래 ($40$ Hz) | 잡음이 거의 그대로 남았다 | 지연은 $1^\circ$ 지만 RMS 오차 $0.226$ 으로 **가장 나쁘다** |
% | 네 칸의 RMS 값 | $0.423 \to 0.165 \to 0.102 \to 0.226$ | **가운데가 최소.** 양 끝이 다 나쁘다 |
%
% **양 끝이 다 나쁘고 가운데가 좋다** — 이것이 맞바꿈입니다.
% 낮게 잡으면 신호까지 깎이고 늦어지며, 높게 잡으면 잡음이 그대로 들어옵니다.
% "필터를 세게 걸면 좋다" 는 흔한 오해를 이 그림이 정면으로 반박합니다.
%
% 네 칸의 숫자를 보면 최적이 가운데 어딘가에 있습니다.
%
% - 차단 $0.6$ Hz — 아주 매끄럽지만 참값과의 오차가 가장 크다. **너무 늦어서** 그렇다
% - 차단 $8$ Hz — 이 네 개 중에서는 오차가 가장 작다
% - 차단 $40$ Hz — 잡음이 거의 그대로 통과해 오차가 다시 커진다
%
% **그림의 네 개만 보고 고르면 안 됩니다.** 아래 표처럼 촘촘히 훑어 보면
% 실제 최적은 그 사이($4$ Hz 근처)에 있습니다. 필터 설계도 6~7주차의 이득 선정과
% 똑같이 **훑어서 고르는 일**입니다.
%
% **고르는 원칙 하나** — 참 신호의 최고 주파수보다는 위에, 잡음의 최저 주파수보다는 아래에.
% 둘이 겹치면 필터로는 분리할 수 없습니다. 그때는 센서를 바꾸거나
% 다른 정보를 함께 써야 합니다 (칼만 필터가 그 이야기입니다).
t     = (0:0.001:4)';
clean = sin(2*pi*0.5*t);                                    % 참값 (0.5 Hz)
rng(11);
noisy = clean + 0.35*sin(2*pi*20*t) + 0.12*randn(size(t));  % 잡음이 섞인 신호

fc = [0.3 0.6 1 2 4 8 16 40]';        % 필터의 차단주파수 [Hz]
rms_error = zeros(size(fc));          % 참값과의 오차
delay_deg = zeros(size(fc));          % 0.5 Hz 에서의 위상 지연
for i = 1:numel(fc)
    G = (2*pi*fc(i))/(s + 2*pi*fc(i));
    y = lsim(G, noisy, t);
    rms_error(i) = sqrt(mean((y - clean).^2));
    delay_deg(i) = -rad2deg(angle(freqresp(G, 2*pi*0.5)));
end

table(fc, rms_error, delay_deg)
%%
% 오차가 가장 작은 줄이 **가장 좋은 차단주파수**입니다.
% 너무 높으면 잡음이 남고, 너무 낮으면 참값까지 깎이면서 지연이 커집니다.
%% 7-7. 고역통과 필터 — 반대로 하면
% 같은 자리에 $s$ 를 올려놓으면 반대가 됩니다.
%
% $$G(s) = \frac{s}{s + \omega_0}$$
%
% 느린 것은 막고 빠른 것을 통과시킵니다. 어디에 쓰는가 —
% **센서의 영점이 서서히 흐르는 것(drift)을 없앨 때** 씁니다.
%
% ![고역통과 : 느린 치우침을 걷어내고 빠른 사건만 남긴다](w09_hpf.png)
%
% **그림 파일** `w09_hpf.png` — `make_figures.m` 의 `fig_hpf`
%   · 다시 만들려면 `make_figures('w09_hpf')`
%
% **만드는 곳** — `make_figures.m` 의 `fig_hpf`
% **직접 바꿔 보려면** — 함수 안의 차단주파수 $0.5$ Hz 를 $2$ 로 올리면
% 사건까지 함께 깎여 나갑니다
%
% 그림 해석 — **저역통과 그림과 좌우가 반대라는 점을 보십시오**
%
% | 관찰 위치 | 관찰 내용 | 해석 |
% |---|---|---|
% | 왼쪽 위 곡선의 방향 | 왼쪽이 낮고 오른쪽이 평평 | **저역통과와 정확히 반대** |
% | 왼쪽 위 빨간 세로 점선 | 차단주파수 $0.5$ Hz | 이 아래를 깎는다 |
% | 왼쪽 위 초록 동그라미 | 알고 싶은 사건 $5$ Hz, 이득 $0$ dB | 그대로 통과 |
% | 왼쪽 위 빨간 글씨 | 느린 치우침은 막힌다 | 저주파가 걸러지는 것 |
% | 왼쪽 아래 위상 | $0$ 이 아니라 **$+$** 쪽 | 고역통과는 위상을 **앞세운다** |
% | 왼쪽 아래 차단주파수에서의 값 | $+45^\circ$ | 저역통과의 $-45^\circ$ 와 부호만 반대 |
% | 오른쪽 위 빨간 점선 | 영점이 서서히 흘러가는 것 (드리프트) | 센서가 시간이 지나며 치우치는 현상 |
% | 오른쪽 위 파란 신호 | $t=1.5{\sim}2.5$ s 에 진동이 얹혀 있다 | **알고 싶은 사건이 치우침에 묻혀 있다** |
% | 오른쪽 아래 파란 곡선 | 치우침이 사라지고 진동만 남았다 | 고역통과가 한 일 |
% | 오른쪽 아래 초록 점선 | 알고 싶던 사건 | 파란 곡선과 잘 맞는다 |
% | 오른쪽 아래 $t<0.5$ s 구간 | 파란 곡선이 $1.2$ 에서 내려온다 | 필터가 자리를 잡는 데 걸리는 시간 |
%
% 실무 용도가 분명합니다 — **가속도계나 자이로의 드리프트 제거**,
% 진동 신호에서 사건 검출, 심전도의 기저선 제거 등입니다.
% 저역통과가 "잡음 제거" 라면 고역통과는 "치우침 제거" 입니다.
%
% 읽을 것
%
% - 원래 신호에는 서서히 올라가는 치우침이 있어 **사건이 묻혀 있다**
% - 고역통과를 지나면 치우침이 사라지고 사건만 남는다
% - 위상이 **$+$** 쪽이다. 저역통과가 늦추는 것과 반대로 **앞세운다**
%
% 위상을 앞세운다는 것이 어디서 본 이야기 같다면 맞습니다.
% **미분기가 하는 일이 이것이고, 7주차의 PD 와 11주차의 Lead 가 같은 계열입니다.**
%
% $$\frac{s}{s+\omega_0} \quad\text{와}\quad
%   \frac{K_d\,s}{s/N + 1} \quad\text{는 같은 모양이다}$$
%% 7-8. 네 가지 필터를 한눈에
% 저역통과·고역통과에 두 가지를 더하면 기본형이 넷입니다.
%
% | 이름 | 전달함수 | 통과 대역 | 용도 |
% |---|---|---|---|
% | 저역통과 | $\frac{\omega_0}{s+\omega_0}$ | 느린 것 | 측정 잡음 제거 |
% | 고역통과 | $\frac{s}{s+\omega_0}$ | 빠른 것 | 영점 흐름 제거 |
% | 대역통과 | $\frac{(\omega_0/Q)s}{s^2+(\omega_0/Q)s+\omega_0^2}$ | 특정 대역만 | 특정 진동만 보기 |
% | 대역저지 | $\frac{s^2+\omega_0^2}{s^2+(\omega_0/Q)s+\omega_0^2}$ | 특정 대역만 뺀 나머지 | 전원 잡음($60$ Hz) 제거 |
%
% ![같은 신호를 네 필터에 통과시켜 본 것](w09_filters.png)
%
% **그림 파일** `w09_filters.png` — `make_figures.m` 의 `fig_filter_family`
%   · 다시 만들려면 `make_figures('w09_filters')`
%
% **만드는 곳** — `make_figures.m` 의 `fig_filter_family`
% **직접 바꿔 보려면** — 함수 안의 입력 성분 $0.5$, $5$, $30$ Hz 를
% 바꾸면 네 칸이 함께 달라집니다
%
% 그림 해석
%
% | 관찰 위치 | 관찰 내용 | 해석 |
% |---|---|---|
% | 왼쪽 위 파란 곡선 | 저역통과 ($2$ Hz) | 왼쪽만 평평 |
% | 왼쪽 위 빨간 곡선 | 고역통과 ($2$ Hz) | 오른쪽만 평평. **파란 것과 거울상** |
% | 왼쪽 위 노란 곡선 | 대역통과 ($5$ Hz) | 가운데만 솟은 산 모양 |
% | 왼쪽 위 보라 곡선 | 대역저지 ($5$ Hz) | 가운데만 파인 골짜기 모양 |
% | 네 곡선의 관계 | 산과 골, 왼쪽과 오른쪽 | **네 가지가 전부**다. 다섯 번째는 없다 |
% | 오른쪽 위 신호 | $0.5 + 5 + 30$ Hz 를 섞은 것 | 네 칸 모두 이 신호를 쓴다 |
% | 왼쪽 아래 파란 곡선 | 크고 느린 물결만 남았다 | 저역통과가 $0.5$ Hz 만 남긴 것 |
% | 왼쪽 아래 빨간 곡선 | 잔물결만 남았다 | 고역통과가 $5$ 와 $30$ Hz 를 남긴 것 |
% | 두 곡선을 **더하면** 원 신호 | 저역 $+$ 고역 $=$ 전체 | 이것이 두 필터가 짝인 이유 |
% | 오른쪽 아래 파란 곡선 | 중간 빠르기 물결만 | 대역통과가 $5$ Hz 만 남긴 것 |
% | 오른쪽 아래 빨간 곡선 | 굵은 물결 $+$ 아주 잔 물결 | 대역저지가 $5$ Hz 만 뺀 것 |
%
% 필터는 **더하기와 빼기**로 만들어집니다.
% 대역통과 $=$ 저역통과 $\times$ 고역통과, 대역저지 $=$ 전체 $-$ 대역통과입니다.
%
% 입력은 $0.5$ Hz + $5$ Hz + $30$ Hz 세 성분이 섞인 신호입니다.
% 각 필터가 그중 무엇을 남기는지 시간축에서 바로 보입니다.
%% 7-9. 이 과목의 플랜트도 사실 필터다
% 여기까지 오면 뒤집어 볼 수 있습니다.
% **우리가 제어하려는 대상 자체가 이미 저역통과 필터입니다.**
%
% ![학기 내내 쓴 플랜트도 저역통과다](w09_plant_lpf.png)
%
% **그림 파일** `w09_plant_lpf.png` — `make_figures.m` 의 `fig_plant_is_lpf`
%   · 다시 만들려면 `make_figures('w09_plant_lpf')`
%
% **만드는 곳** — `make_figures.m` 의 `fig_plant_is_lpf`
% **직접 확인해 보려면** — 명령창에 `bandwidth(plant_msd())` 와
% `bandwidth(plant_dcmotor('speed'))` 를 쳐 보십시오
%
% 그림 해석
%
% | 관찰 위치 | 관찰 내용 | 해석 |
% |---|---|---|
% | 왼쪽 위 파란 곡선 | 질량-스프링-댐퍼 | $\omega \approx 1$ 에 봉우리가 있는 2차 저역통과 |
% | 왼쪽 위 빨간 곡선 | DC 모터 (속도) | 봉우리 없이 완만하게 내려간다 |
% | 두 곡선의 왼쪽 끝 | 둘 다 평평 | 느린 지령은 잘 따라간다 |
% | 두 곡선의 오른쪽 끝 | 둘 다 급하게 떨어진다 | **빠른 지령은 못 따라간다** |
% | 검은 가로 점선 | $-3$ dB | 대역폭을 읽는 선 |
% | 오른쪽 위 회색 신호 | 느린 성분 $+$ 빠른 성분 | 모터에 넣을 입력 |
% | 오른쪽 위 초록 굵은 곡선 | 느린 성분만 | 참고선 |
% | 왼쪽 아래 파란 곡선 | 모터의 실제 출력 | **잔물결이 거의 사라졌다** |
% | 왼쪽 아래 초록 점선 | 느린 성분 | 파란 곡선과 잘 맞는다 |
% | 파란 곡선에 아주 작게 남은 잔물결 | 완전히 없어지진 않았다 | 필터가 무한히 가파르지 않기 때문 |
% | 오른쪽 아래 왼쪽 막대 | MSD 대역폭 $1.54$ rad/s | |
% | 오른쪽 아래 오른쪽 막대 | DC 모터 대역폭 $1.92$ rad/s | 모터가 조금 더 빠르다 |
%
% **아무도 필터를 넣지 않았는데 필터처럼 동작합니다.**
% 물리적인 관성과 마찰 자체가 저역통과 필터이기 때문입니다.
% 그래서 대역폭은 "이 시스템이 따라갈 수 있는 한계" 라고 읽으면 됩니다.
%
% 물리적으로 당연합니다.
%
% - 질량은 관성이 있어 빨리 흔들리지 않는다
% - 코일은 인덕턴스가 있어 전류가 급히 바뀌지 않는다
% - 열은 천천히 퍼진다
%
% 그래서 **빠른 지령은 아무리 넣어도 따라오지 못하고**, 그 한계를 숫자로 적은 것이 대역폭입니다.
%
% 다만 주의할 것이 하나 있습니다. 질량-스프링-댐퍼의 크기 곡선에는 **봉우리**가 있습니다
% (감쇠비가 $0.1$ 이라서). 저역통과이긴 하지만 **차단주파수 근처를 오히려 키웁니다.**
% 6절에서 본 공진입니다. 필터로 쓸 생각이라면 감쇠비를 $0.707$ 이상으로 잡아야 합니다.
Gm = plant_msd();
Gd = plant_dcmotor('speed');
plant   = ["질량-스프링-댐퍼"; "DC 모터 (속도)"];
bw_rad  = [bandwidth(Gm); bandwidth(Gd)];     % 대역폭 [rad/s]
bw_Hz   = bw_rad/(2*pi);                      % 대역폭 [Hz]

table(plant, bw_rad, bw_Hz)
%%
% 읽는 법
%
% - 대역폭보다 훨씬 빠른 지령은 아무리 넣어도 **못 따라옵니다**
% - 반대로 대역폭 안쪽의 잡음은 그대로 출력에 나옵니다
% - 그래서 대역폭을 넓히면 빨라지지만 **잡음에 약해집니다**
% - 11주차에서 이 맞바꿈을 설계에 그대로 씁니다 (Lead 는 넓히고 Lag 는 좁힌다)
%% 7-10. 1차와 2차의 대역폭 — 강의자료 11~12쪽
% 차수가 올라가면 어떻게 되는지도 강의자료에 있습니다.
%
% ![1차·2차 시스템의 대역폭과 계단응답 (강의자료 11~12쪽)](w09_bw_order.png)
%
% **그림 파일** `w09_bw_order.png` — `make_figures.m` 의 `fig_bw_order`
%   · 다시 만들려면 `make_figures('w09_bw_order')`
%
% **만드는 곳** — `make_figures.m` 의 `fig_bw_order`
% **직접 확인해 보려면** — 명령창에 `bandwidth(tf(10,[1 10]))` 처럼
% 직접 계산해 보십시오
%
% 그림 해석 — **왼쪽에서 대역폭을 읽고, 오른쪽에서 빠르기를 확인합니다**
%
% | 관찰 위치 | 관찰 내용 | 해석 |
% |---|---|---|
% | 위 왼쪽 파란 곡선 | $1/(s+1)$, 대역폭 $0.998$ | 극점 $-1$ 이니 대역폭도 약 $1$ |
% | 위 왼쪽 빨간 곡선 | $10/(s+10)$, 대역폭 $9.976$ | 극점 $-10$ 이니 대역폭도 약 $10$ |
% | 두 곡선의 왼쪽 끝 | 둘 다 $0$ dB | **DC 이득은 같다.** 다른 것은 빠르기뿐 |
% | 위 오른쪽 두 곡선 | 빨간 것이 훨씬 빨리 올라간다 | 대역폭이 $10$ 배 $\to$ **$10$ 배 빠르다** |
% | 위 오른쪽 파란 곡선의 정착 | 약 $4$ s | $4\tau = 4 \times 1$ |
% | 위 오른쪽 빨간 곡선의 정착 | 약 $0.4$ s | $4 \times 0.1$ |
% | 아래 왼쪽 파란 곡선 | $1/(s^2+2s+1)$, 대역폭 $0.642$ | 2차. 봉우리가 없다 |
% | 아래 왼쪽 빨간 곡선 | $5/(s^2+2s+5)$, 대역폭 $2.970$ | 살짝 봉우리가 있다 |
% | 아래 왼쪽 빨간 곡선의 작은 봉우리 | $+1$ dB 정도 | $\zeta = 0.447 < 0.707$ 이라 생긴 것 |
% | 아래 오른쪽 빨간 곡선의 오버슈트 | $1.21$ | **왼쪽의 봉우리가 여기 오버슈트로 나타난다** |
% | 아래 오른쪽 파란 곡선 | 오버슈트 없이 천천히 | 왼쪽에 봉우리가 없던 그 곡선 |
%
% 외울 한 줄 — **대역폭이 넓으면 빠릅니다.** 어림으로는
% $t_r \approx 2/\omega_{BW}$ 정도로 봅니다. 10주차에서 이 대응을 더 다룹니다.
%
% 강의자료의 숫자와 대조해 보면
system_name = ["1/(s+1)"; "10/(s+10)"; "1/(s^2+2s+1)"; "5/(s^2+2s+5)"];
bw_calc = [bandwidth(tf(1,[1 1]))
           bandwidth(tf(10,[1 10]))
           bandwidth(tf(1,[1 2 1]))
           bandwidth(tf(5,[1 2 5]))];
bw_slide = [0.9976; 9.9763; 0.6423; 2.9700];   % 강의자료 11~12 쪽의 값

table(system_name, bw_calc, bw_slide)
%%
% 두 열이 소수점 넷째 자리까지 같습니다. 이 실습이 강의자료와 같은 것을
% 계산하고 있다는 증거입니다.
%
% 읽을 것
%
% - 1차는 차단 뒤 $-20$ dB/dec, 2차는 $-40$ dB/dec 로 더 가파르게 떨어집니다
% - 즉 **차수가 높을수록 잘 막습니다.** 대신 위상이 더 많이 깎입니다
% - 막는 능력과 위상 지연은 언제나 함께 갑니다. 공짜가 없습니다

%% 8. Simulink 로 직접 재 보기
% 오늘의 마지막은 **실험**입니다.
% 전달함수를 모른다고 치고, 사인을 넣어 보드 선도를 만들어 봅니다.
%
% ![측정 대상은 열린 시스템이다](loop_open.png)
%
% **그림 파일** `loop_open.png` — `common/dg_loop.m` 의 `dg_loop`
%   · 다시 만들려면 `make_figures('loop_open')`
%
% **만드는 곳** — `common/dg_loop.m` 을 `dg_loop('open', ...)` 로 부릅니다
% **직접 해 보려면** — `W09_03_run_simulink.m` 을 실행하면
% `W09_SineSweep.slx` 로 이 측정을 자동으로 반복합니다
%
% 그림 해석
%
% | 관찰 위치 | 관찰 내용 | 해석 |
% |---|---|---|
% | 되먹임 선이 **없는 것** | 루프가 닫혀 있지 않다 | 주파수응답은 **열린 시스템**의 성질이다 |
% | 왼쪽 입력 $u$ | 우리가 넣는 사인 | 주파수를 하나씩 바꿔 가며 넣는다 |
% | 가운데 상자 $G(s)$ | 재려는 대상 | **식을 몰라도 된다.** 실물이어도 된다 |
% | 오른쪽 출력 $y$ | 나오는 사인 | 진폭과 위상만 재면 끝 |
%
% 이 그림이 단순한 것이 핵심입니다. **모델이 없어도 잴 수 있다**는
% 주파수응답의 장점이 여기서 나옵니다. 실물 장비에 사인을 넣고
% 출력을 오실로스코프로 보면 그대로 보드 선도가 됩니다.
%
% 절차는 이렇습니다.
%
% - 주파수를 하나 정해 사인을 넣는다
% - 과도응답이 사라질 때까지 **충분히 기다린다**
% - 마지막 몇 주기만 잘라 진폭비와 위상차를 계산한다
% - 주파수를 바꿔 반복한다
%
% 모델을 열기 전에, 오늘 처음 보는 블록 하나를 먼저 봅니다.
%
% `Sine Wave` — 사인파를 만드는 블록
%
% - 하는 일 — $u(t) = A\sin(\omega t + \phi) + b$ 를 매 시각 계산해 내보낸다
% - `Amplitude` — 진폭 $A$. 오늘은 $1$ 로 둔다.
%   선형 시스템이므로 진폭은 결과에 영향을 주지 않는다 (비율만 보기 때문)
% - `Frequency` — 각주파수 $\omega$. 단위가 **Hz 가 아니라 rad/s** 다.
%   보드 선도의 가로축과 같은 단위이므로 그대로 넣으면 된다
% - `Phase` — 시작 위상 $\phi$. 오늘은 $0$ 으로 둔다
% - `Bias` — 더해지는 상수 $b$. 오늘은 $0$
% - `Sample time` — $0$ 으로 두면 연속시간 신호가 된다
%
% 오늘 바꾸는 것은 `Frequency` **하나뿐입니다.** 스크립트가 이 값을
% `logspace` 로 만든 목록에서 하나씩 꺼내 넣고, 그때마다 `sim` 을 부릅니다.
% 사람이 손으로 주파수 손잡이를 돌려 가며 재는 것과 정확히 같은 일입니다.
%
% 실습 스크립트에서 확인할 것
%
% - `W09_01_sine_to_bode.m` — 손으로 재는 두 가지 방법과 이론값 대조
% - `W09_02_bode_asymptotes.m` — 점근선 손작도
% - `W09_03_run_simulink.m` — `W09_SineSweep.slx` 로 주파수를 훑어 측정
%
% 특히 마지막 스크립트에서 **짧게 돌리면 얼마나 틀리는지**를 꼭 보십시오.
% 감쇠비 $0.1$ 인 이 플랜트는 $8$ 초만 돌리면 $71\%$ 나 틀립니다.
%% 8-1. 주파수응답을 숫자로 꺼내는 네 가지 명령
% `bode` 는 그림을 그려 주지만, 설계에서는 **숫자**가 필요합니다.
% 한 주파수의 크기와 위상을 꺼내는 방법이 네 가지 있습니다.
%
% | 호출 형태 | 무엇이 나오는가 | 특징 |
% |---|---|---|
% | `bode(G)` | 그림 | 눈으로 볼 때 |
% | `[m, p] = bode(G, w)` | 크기와 위상. **3차원 배열**로 나온다 | `squeeze` 를 꼭 씌운다 |
% | `evalfr(G, 1j*w)` | $G(j\omega)$ 를 **복소수 하나**로 | 가장 직접적 |
% | `freqresp(G, w)` | 여러 주파수의 복소수 응답 | 배열로 한 번에 |
% | `bandwidth(G)` | 이득이 $-3$ dB 로 떨어지는 주파수 | 빠르기의 척도 |
%
% **주의 두 가지**
%
% - `bode` 의 크기 출력은 dB 가 아니라 **배수**입니다. dB 로 보려면 `mag2db` 를 씁니다
% - 출력이 `1x1xN` 배열이라 그대로 `plot` 하면 오류가 납니다. `squeeze(m)` 로 폅니다
s = tf('s');
Gb = 4/(s^2 + 0.8*s + 4);
wq = [0.5 1 2 5];

[mg, ph] = bode(Gb, wq);
w      = wq(:);
mag    = squeeze(mg);        % 배수
mag_dB = mag2db(mag);        % 데시벨
phase  = squeeze(ph);        % 도

table(w, mag, mag_dB, phase)
%%
% 같은 값을 복소수로 직접 얻을 수도 있습니다.
Gjw = evalfr(Gb, 2i)          % w = 2 에서의 G(jw)
%%
mag_check   = abs(Gjw)                % 위 표의 w = 2 줄과 같다
phase_check = rad2deg(angle(Gjw))
%%
bw = bandwidth(Gb)            % 이득이 -3 dB 로 떨어지는 주파수
%% 9. 오늘의 정리
% - 사인을 넣으면 **같은 주파수의 사인**이 나온다. 크기와 위상만 달라진다
% - 그 크기비와 위상차가 곧 $G(j\omega)$ 다. $s$ 자리에 $j\omega$ 를 넣으면 끝이다
% - 크기는 dB, 주파수는 로그로 그린다. **곱셈이 덧셈이 되기 때문**이다
% - 전달함수는 **상수 · 적분기 · 1차 · 2차** 네 조각의 곱이고,
%   조각마다 점근선을 그려 더하면 전체가 된다
% - 시정수 꼴 $(Ts+1)$ 로 정리하고 시작해야 한다. 상수를 빠뜨리지 말 것
% - 2차 항은 $\zeta < 0.707$ 이면 봉우리가 생긴다. 대략 $1/(2\zeta)$
% - 실험으로 잴 때는 **과도응답이 사라진 뒤에** 재야 한다
%% 10. 다음 주 예고
% 오늘은 "어떻게 생겼는가" 를 봤습니다.
% 다음 주에는 그 그림으로 **안정도를 판단**합니다.
%
% 핵심 질문은 이것 하나입니다.
%
% **개루프의 크기가 $1$ 이고 위상이 $-180^\circ$ 이면 폐루프가 불안정해진다.
% 그 점에서 얼마나 떨어져 있는가?**
%
% 그 거리를 **이득여유**와 **위상여유**라고 부릅니다.
